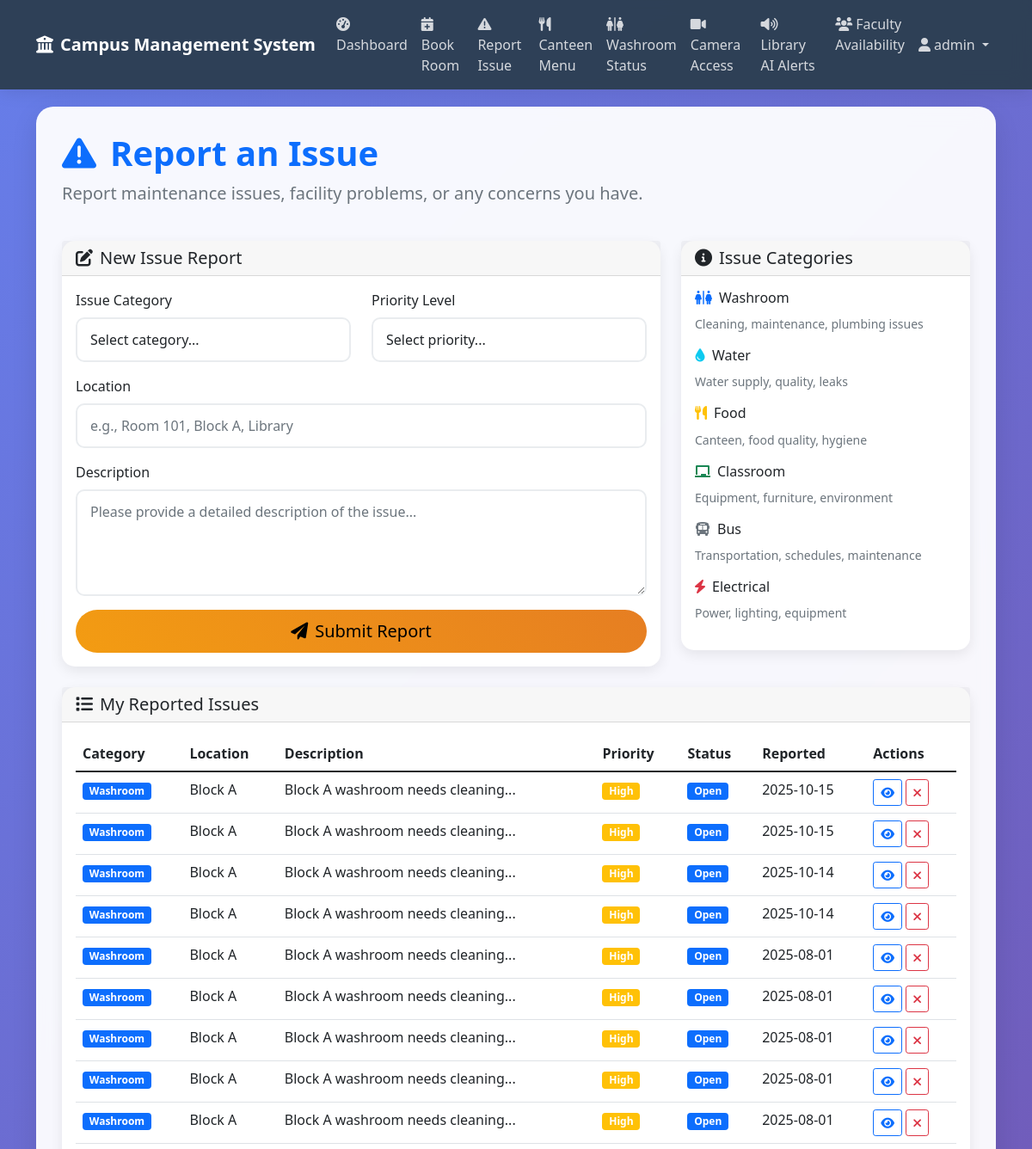
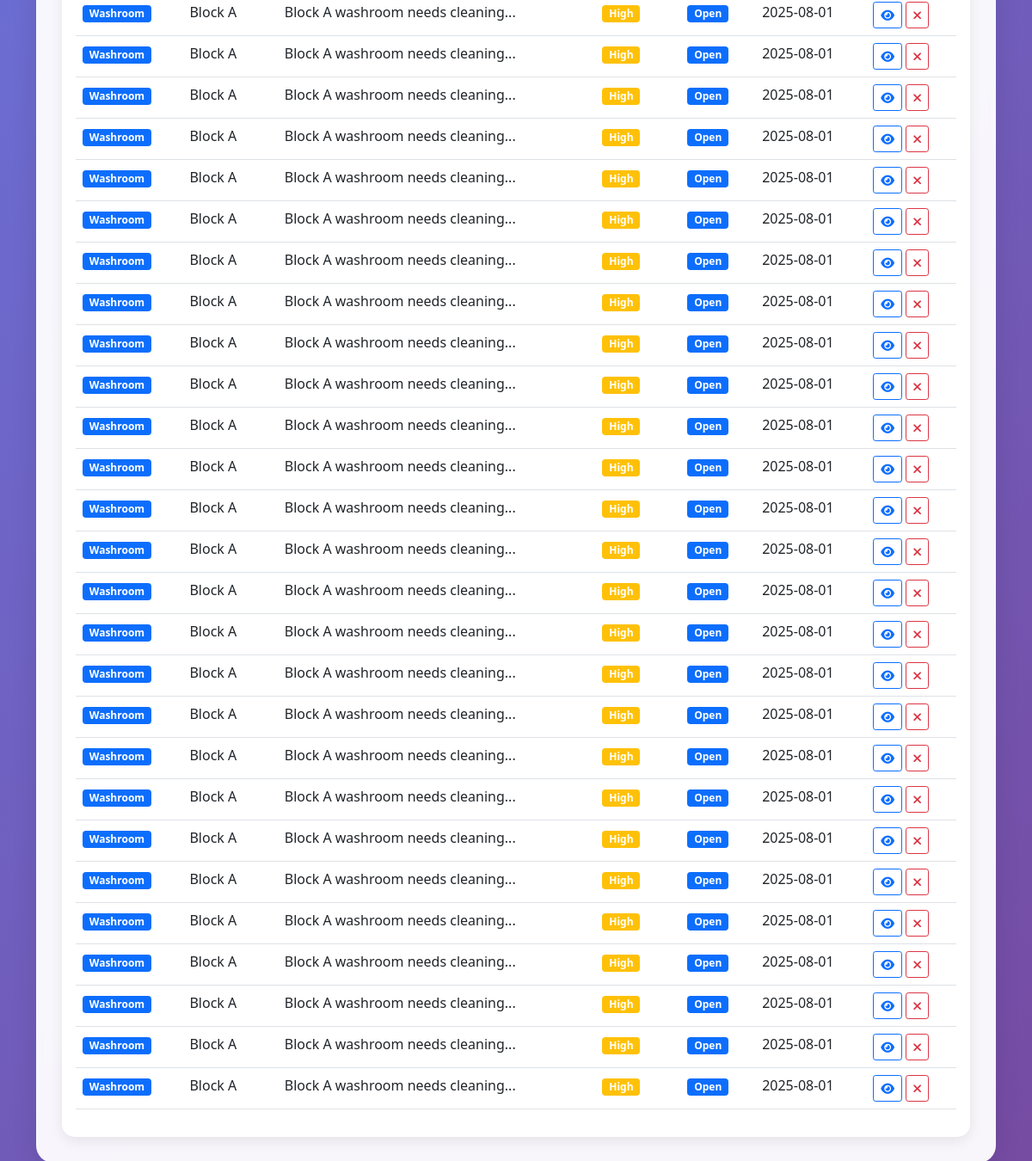
/report_issue (signed in), run on the app's committed database (2 pictures, top to bottom).
### tables this page shows
CREATE TABLE issues (
            id INTEGER PRIMARY KEY AUTOINCREMENT,
            user_id INTEGER,
            category TEXT,
            description TEXT,
            location TEXT,
            priority TEXT DEFAULT 'medium',
            status TEXT DEFAULT 'open',
            created_at TIMESTAMP DEFAULT CURRENT_TIMESTAMP,
            FOREIGN KEY (user_id) REFERENCES users (id)
        );

### app.py (the view, shortened to what this page needs)
@app.route('/report_issue', methods=['GET', 'POST'])
def report_issue():
    if 'user_id' not in session:
        return redirect(url_for('login'))
    conn = get_db_connection()
    my_issues = conn.execute('''
        SELECT * FROM issues WHERE user_id = ? ORDER BY created_at DESC
    ''', (session['user_id'],)).fetchall()
    conn.close()
    return render_template('report_issue.html', my_issues=my_issues)

### app.py (called while the page is built)
def get_db_connection():
    conn = sqlite3.connect('campus.db')
    conn.row_factory = sqlite3.Row
    return conn

### templates/report_issue.html (shortened to what this page needs)
{% extends "base.html" %}
{% block content %}
<div class="main-container">
    <div class="row mb-4">
        <div class="col-md-12">
            <h1 class="display-6 fw-bold text-primary">
                <i class="fas fa-exclamation-triangle me-3"></i>Report an Issue
            </h1>
            <p class="lead text-muted">Report maintenance issues, facility problems, or any concerns you have.</p>
        </div>
    </div>
    <div class="row mb-4">
        <div class="col-md-8">
            <div class="card">
                <div class="card-header">
                    <h5 class="card-title mb-0">
                        <i class="fas fa-edit me-2"></i>New Issue Report
                    </h5>
                </div>
                <div class="card-body">
                    <form method="POST">
                        <div class="row">
                            <div class="col-md-6 mb-3">
                                <label for="category" class="form-label">Issue Category</label>
                                <select class="form-control" id="category" name="category" required>
                                    <option value="">Select category...</option>
                                </select>
                            </div>
                            <div class="col-md-6 mb-3">
                                <label for="priority" class="form-label">Priority Level</label>
                                <select class="form-control" id="priority" name="priority" required>
                                    <option value="">Select priority...</option>
                                </select>
                            </div>
                        </div>
                        <div class="mb-3">
                            <label for="location" class="form-label">Location</label>
                            <input type="text" class="form-control" id="location" name="location" placeholder="e.g., Room 101, Block A, Library" required>
                        </div>
                        <div class="mb-3">
                            <label for="description" class="form-label">Description</label>
                            <textarea class="form-control" id="description" name="description" rows="4" placeholder="Please provide a detailed description of the issue..." required></textarea>
                        </div>
                        <div class="d-grid">
                            <button type="submit" class="btn btn-warning btn-lg">
                                <i class="fas fa-paper-plane me-2"></i>Submit Report
                            </button>
                        </div>
                    </form>
                </div>
            </div>
        </div>
        <div class="col-md-4">
            <div class="card">
                <div class="card-header">
                    <h5 class="card-title mb-0">
                        <i class="fas fa-info-circle me-2"></i>Issue Categories
                    </h5>
                </div>
                <div class="card-body">
                    <div class="mb-3">
                        <h6><i class="fas fa-restroom text-primary me-2"></i>Washroom</h6>
                        <small class="text-muted">Cleaning, maintenance, plumbing issues</small>
                    </div>
                    <div class="mb-3">
                        <h6><i class="fas fa-tint text-info me-2"></i>Water</h6>
                        <small class="text-muted">Water supply, quality, leaks</small>
                    </div>
                    <div class="mb-3">
                        <h6><i class="fas fa-utensils text-warning me-2"></i>Food</h6>
                        <small class="text-muted">Canteen, food quality, hygiene</small>
                    </div>
                    <div class="mb-3">
                        <h6><i class="fas fa-chalkboard text-success me-2"></i>Classroom</h6>
                        <small class="text-muted">Equipment, furniture, environment</small>
                    </div>
                    <div class="mb-3">
                        <h6><i class="fas fa-bus text-secondary me-2"></i>Bus</h6>
                        <small class="text-muted">Transportation, schedules, maintenance</small>
                    </div>
                    <div class="mb-3">
                        <h6><i class="fas fa-bolt text-danger me-2"></i>Electrical</h6>
                        <small class="text-muted">Power, lighting, equipment</small>
                    </div>
                </div>
            </div>
        </div>
    </div>
    <div class="row">
        <div class="col-md-12">
            <div class="card">
                <div class="card-header">
                    <h5 class="card-title mb-0">
                        <i class="fas fa-list me-2"></i>My Reported Issues
                    </h5>
                </div>
                <div class="card-body">
                    {% if my_issues %}
                        <div class="table-responsive">
                            <table class="table table-hover">
                                <thead>
                                    <tr>
                                        <th>Category</th>
                                        <th>Location</th>
                                        <th>Description</th>
                                        <th>Priority</th>
                                        <th>Status</th>
                                        <th>Reported</th>
                                        <th>Actions</th>
                                    </tr>
                                </thead>
                                <tbody>
                                    {% for issue in my_issues %}
                                    <tr>
                                        <td>
                                            <span class="badge bg-{{ 'primary' if issue.category == 'washroom' else 'info' if issue.category == 'water' else 'warning' if issue.category == 'food' else 'success' if issue.category == 'classroom' else 'secondary' if issue.category == 'bus' else 'danger' if issue.category == 'electrical' else 'dark' }}">
                                                {{ issue.category.title() }}
                                            </span>
                                        </td>
                                        <td>{{ issue.location }}</td>
                                        <td>{{ issue.description[:50] }}...</td>
                                        <td>
                                            <span class="badge bg-{{ 'danger' if issue.priority == 'urgent' else 'warning' if issue.priority == 'high' else 'info' if issue.priority == 'medium' else 'success' }}">
                                                {{ issue.priority.title() }}
                                            </span>
                                        </td>
                                        <td>
                                            <span class="badge bg-{{ 'success' if issue.status == 'resolved' else 'warning' if issue.status == 'in_progress' else 'danger' if issue.status == 'closed' else 'primary' }}">
                                                {{ issue.status.replace('_', ' ').title() }}
                                            </span>
                                        </td>
                                        <td>{{ issue.created_at.split(' ')[0] }}</td>
                                        <td>
                                            <button class="btn btn-sm btn-outline-primary" onclick="viewIssueDetails({{ issue.id }})">
                                                <i class="fas fa-eye"></i>
                                            </button>
                                            {% if issue.status == 'open' %}
                                            <button class="btn btn-sm btn-outline-danger" onclick="cancelIssue({{ issue.id }})">
                                                <i class="fas fa-times"></i>
                                            </button>
                                            {% endif %}
                                        </td>
                                    </tr>
                                    {% endfor %}
                                </tbody>
                            </table>
                        </div>
                    {% else %}
                        <div class="text-center p-4">
                            <i class="fas fa-clipboard-list fa-3x text-muted mb-3"></i>
                            <p class="text-muted">No issues reported yet</p>
                        </div>
                    {% endif %}
                </div>
            </div>
        </div>
    </div>
</div>
{% endblock %}

### templates/base.html (style rules this page uses)
:root { --primary-color: #2c3e50; --secondary-color: #3498db; --accent-color: #e74c3c; --success-color: #27ae60; --warning-color: #f39c12; --light-bg: #ecf0f1; }
body { background: linear-gradient(135deg, #667eea 0%, #764ba2 100%); min-height: 100vh; font-family: 'Segoe UI', Tahoma, Geneva, Verdana, sans-serif; }
.main-container { background: rgba(255,255,255,0.95); border-radius: 20px; box-shadow: 0 10px 30px rgba(0,0,0,0.1); margin: 20px auto; padding: 30px; backdrop-filter: blur(10px); }
.card { border: none; border-radius: 15px; box-shadow: 0 5px 15px rgba(0,0,0,0.08); transition: transform 0.3s ease, box-shadow 0.3s ease; }
.btn-warning { background: linear-gradient(45deg, var(--warning-color), #e67e22); border: none; border-radius: 25px; padding: 10px 25px; }
.form-control { border-radius: 10px; border: 2px solid #e9ecef; padding: 12px 15px; transition: all 0.3s ease; }

### data on the page
issues: category "Washroom", location "Block A", description "Block A washroom needs cleaning", priority "High", status.replace "Open", created_at "2025-10-15"
issues: category "Washroom", location "Block A", description "Block A washroom needs cleaning", priority "High", status.replace "Open", created_at "2025-10-15"
issues: category "Washroom", location "Block A", description "Block A washroom needs cleaning", priority "High", status.replace "Open", created_at "2025-10-14"
issues: category "Washroom", location "Block A", description "Block A washroom needs cleaning", priority "High", status.replace "Open", created_at "2025-10-14"
issues: category "Washroom", location "Block A", description "Block A washroom needs cleaning", priority "High", status.replace "Open", created_at "2025-08-01"
issues: category "Washroom", location "Block A", description "Block A washroom needs cleaning", priority "High", status.replace "Open", created_at "2025-08-01"
issues: category "Washroom", location "Block A", description "Block A washroom needs cleaning", priority "High", status.replace "Open", created_at "2025-08-01"
issues: category "Washroom", location "Block A", description "Block A washroom needs cleaning", priority "High", status.replace "Open", created_at "2025-08-01"
issues: category "Washroom", location "Block A", description "Block A washroom needs cleaning", priority "High", status.replace "Open", created_at "2025-08-01"
issues: category "Washroom", location "Block A", description "Block A washroom needs cleaning", priority "High", status.replace "Open", created_at "2025-08-01"
issues: category "Washroom", location "Block A", description "Block A washroom needs cleaning", priority "High", status.replace "Open", created_at "2025-08-01"
issues: category "Washroom", location "Block A", description "Block A washroom needs cleaning", priority "High", status.replace "Open", created_at "2025-08-01"
issues: category "Washroom", location "Block A", description "Block A washroom needs cleaning", priority "High", status.replace "Open", created_at "2025-08-01"
issues: category "Washroom", location "Block A", description "Block A washroom needs cleaning", priority "High", status.replace "Open", created_at "2025-08-01"
issues: category "Washroom", location "Block A", description "Block A washroom needs cleaning", priority "High", status.replace "Open", created_at "2025-08-01"
issues: category "Washroom", location "Block A", description "Block A washroom needs cleaning", priority "High", status.replace "Open", created_at "2025-08-01"
issues: category "Washroom", location "Block A", description "Block A washroom needs cleaning", priority "High", status.replace "Open", created_at "2025-08-01"
issues: category "Washroom", location "Block A", description "Block A washroom needs cleaning", priority "High", status.replace "Open", created_at "2025-08-01"
issues: category "Washroom", location "Block A", description "Block A washroom needs cleaning", priority "High", status.replace "Open", created_at "2025-08-01"
issues: category "Washroom", location "Block A", description "Block A washroom needs cleaning", priority "High", status.replace "Open", created_at "2025-08-01"
issues: category "Washroom", location "Block A", description "Block A washroom needs cleaning", priority "High", status.replace "Open", created_at "2025-08-01"
issues: category "Washroom", location "Block A", description "Block A washroom needs cleaning", priority "High", status.replace "Open", created_at "2025-08-01"
issues: category "Washroom", location "Block A", description "Block A washroom needs cleaning", priority "High", status.replace "Open", created_at "2025-08-01"
issues: category "Washroom", location "Block A", description "Block A washroom needs cleaning", priority "High", status.replace "Open", created_at "2025-08-01"
issues: category "Washroom", location "Block A", description "Block A washroom needs cleaning", priority "High", status.replace "Open", created_at "2025-08-01"
issues: category "Washroom", location "Block A", description "Block A washroom needs cleaning", priority "High", status.replace "Open", created_at "2025-08-01"
issues: category "Washroom", location "Block A", description "Block A washroom needs cleaning", priority "High", status.replace "Open", created_at "2025-08-01"
issues: category "Washroom", location "Block A", description "Block A washroom needs cleaning", priority "High", status.replace "Open", created_at "2025-08-01"
issues: category "Washroom", location "Block A", description "Block A washroom needs cleaning", priority "High", status.replace "Open", created_at "2025-08-01"
issues: category "Washroom", location "Block A", description "Block A washroom needs cleaning", priority "High", status.replace "Open", created_at "2025-08-01"
issues: category "Washroom", location "Block A", description "Block A washroom needs cleaning", priority "High", status.replace "Open", created_at "2025-08-01"
issues: category "Washroom", location "Block A", description "Block A washroom needs cleaning", priority "High", status.replace "Open", created_at "2025-08-01"
issues: category "Washroom", location "Block A", description "Block A washroom needs cleaning", priority "High", status.replace "Open", created_at "2025-08-01"
issues: category "Washroom", location "Block A", description "Block A washroom needs cleaning", priority "High", status.replace "Open", created_at "2025-08-01"
issues: category "Washroom", location "Block A", description "Block A washroom needs cleaning", priority "High", status.replace "Open", created_at "2025-08-01"
issues: category "Washroom", location "Block A", description "Block A washroom needs cleaning", priority "High", status.replace "Open", created_at "2025-08-01"

### other printed values
{{ session.username }} "admin"
